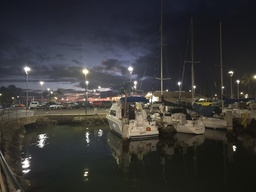
#> input picture Assignment1/images/example.jpg, 256 x 192 px, shrunk from 4000 x 3000 before the run, found by its file name
$ python part2.py
#> lines starting #> are read from the running program, lines starting #| are printed output that depends on the picture
### Assignment1/script/2/part1.py
import time
import numpy as np
import matplotlib.pyplot as plt
from scipy.signal import convolve2d

IMGS = [
    '/home/juneyoung-yoon/Desktop/Assignment1/images/example.jpg',
    '/home/juneyoung-yoon/Desktop/Assignment1/images/example2.jpg',
    '/home/juneyoung-yoon/Desktop/Assignment1/images/example3.jpg']
OUT_DIR = '/home/juneyoung-yoon/Desktop/Assignment1/results/2/part1'
LOG = f'{OUT_DIR}/log.txt'

CROP = 128


def box_kernel(k):
    # box filter 생성, 모든 원소 1로
    return np.ones((k, k)) / (k * k)


def conv2d(image, kernel, pad_mode='symmetric'):
    # 패딩
#> called with kernel = array of shape (5, 5), pad_mode = 'symmetric'
    h, w = image.shape
#> h = 192; w = 256
    h_k, w_k = kernel.shape
#> h_k = 5; w_k = 5

    pad_h = h_k // 2
#> pad_h = 2
    pad_w = w_k // 2
#> pad_w = 2

    padded_img = np.pad(image,((pad_h, pad_h), (pad_w, pad_w)), mode=pad_mode)
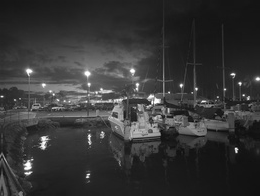
#> padded_img: shape (196, 260) float64; min 0.0438, max 1, mean 0.214

    # 커널 뒤집기
    kernel = kernel[::-1, ::-1]
#> kernel = [[6.96e-08, 2.81e-05, 0.000208, 2.81e-05, 6.96e-08], [2.81e-05, 0.0113, 0.0837, 0.0113, 2.81e-05], [0.000208, 0.0837, 0.619, 0.0837, 0.000208], [2.81e-05, 0.0113, 0.0837, 0.0113, 2.81e-05], [6.96e-08, 2.81e-05, 0.000208, 2.81e-05, 6.96e-08]]
    out = np.zeros((h, w))

    # 커널 원소 (i, j)마다 (i, j)만큼 민 이미지에 가중치를 곱해 누적
    for i in range(h_k):
        for j in range(w_k):
            out += kernel[i, j] * padded_img[i:i + h, j:j + w]

    return out


def load_gray(path, max_side=512):
    img = plt.imread(path).astype(np.float64)
    if img.max() > 1:
        img /= 255.0
    gray = img[..., :3] @ np.array([0.299, 0.587, 0.114]) if img.ndim == 3 else img
    return gray

def crop_slice(shape, size=CROP):
    # 중앙 size x size 영역
    h, w = shape
    y0, x0 = (h - size) // 2, (w - size) // 2
    return slice(y0, y0 + size), slice(x0, x0 + size)


# [13 lines left out: functions timeit, log, not called in this run]


# [69 lines that do not run on import are left out]

### Assignment1/script/2/part2.py
import numpy as np
import matplotlib.pyplot as plt

from part1 import conv2d, load_gray, crop_slice

IMGS = [
    '/home/juneyoung-yoon/Desktop/Assignment1/images/example.jpg',
    '/home/juneyoung-yoon/Desktop/Assignment1/images/example2.jpg',
    '/home/juneyoung-yoon/Desktop/Assignment1/images/example3.jpg']
OUT_DIR = '/home/juneyoung-yoon/Desktop/Assignment1/results/2/part2'


def make_grid(r):
    # -r .. r 좌표 meshgrid 반환
    x = np.arange(-r, r + 1)
    y = np.arange(-r, r + 1)
    return np.meshgrid(x, y)

def gaussian_kernel(sigma):
    # x, y grid 생상
    x, y = make_grid(int(np.ceil(3 * sigma)))

    # standard deviation 이용해 커널 생성
    kernel = (1 / (2 * np.pi * sigma**2))*np.exp(-(x**2 + y**2) / (2 * sigma**2))
    kernel = kernel / np.sum(kernel)
    return kernel


if __name__ == '__main__':
    for path in IMGS:
        name = path.split('/')[-1].replace('.jpg', '')
        gray = load_gray(path)

        sigmas = [0.5, 1, 2, 4, 8]

        # 블러 적용
        blurred = {s: conv2d(gray, gaussian_kernel(s)) for s in sigmas}
#> call 2 of conv2d, with kernel = array of shape (7, 7), pad_mode = 'symmetric'
#> after the loop in conv2d (call 2), `for i in range(h_k):`:
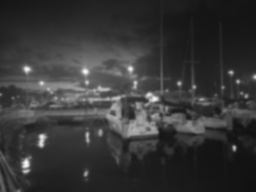
#> out: shape (192, 256) float64; min 0.0667, max 0.963, mean 0.217
#> call 3 of conv2d, with kernel = array of shape (13, 13), pad_mode = 'symmetric'
#> in conv2d (call 3), `padded_img = np.pad(image,((pad_h, pad_h), (pad_w, pad_w)), mode=pad_m..`:
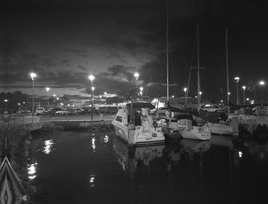
#> padded_img: shape (204, 268) float64; min 0.0438, max 1, mean 0.209
#> call 4 of conv2d, with pad_mode = 'symmetric'
#> after the loop in conv2d (call 4), `for i in range(h_k):`:
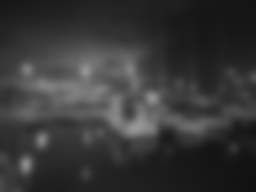
#> out: shape (192, 256) float64; min 0.0683, max 0.6, mean 0.217
#> in conv2d (call 5), `padded_img = np.pad(image,((pad_h, pad_h), (pad_w, pad_w)), mode=pad_m..`:
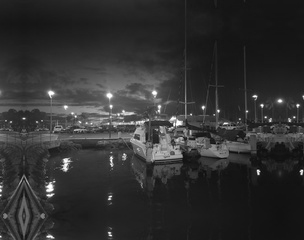
#> padded_img: shape (240, 304) float64; min 0.0438, max 1, mean 0.193
#> blurred = 5 items

        # 1) σ별 결과 비교
        fig, axes = plt.subplots(1, len(sigmas) + 1, figsize=(4 * (len(sigmas) + 1), 4))
        axes[0].imshow(gray, cmap='gray'); axes[0].set_title('original')
        for ax, s in zip(axes[1:], sigmas):
            ax.imshow(blurred[s], cmap='gray')
            ax.set_title(f'sigma={s} (k={gaussian_kernel(s).shape[0]})')
        for ax in axes:
            ax.axis('off')
        plt.tight_layout()
        plt.savefig(f'{OUT_DIR}/{name}_blur_sigmas.png', dpi=150, bbox_inches='tight', pad_inches=0.1)
        plt.close()

        # 2) 커널 시각화
        fig, axes = plt.subplots(1, len(sigmas), figsize=(4 * len(sigmas), 4))
        for ax, s in zip(axes, sigmas):
            ax.imshow(gaussian_kernel(s), cmap='viridis')
            ax.set_title(f'kernel sigma={s}')
            ax.axis('off')
        plt.tight_layout()
        plt.savefig(f'{OUT_DIR}/{name}_kernels.png', dpi=150, bbox_inches='tight', pad_inches=0.1)
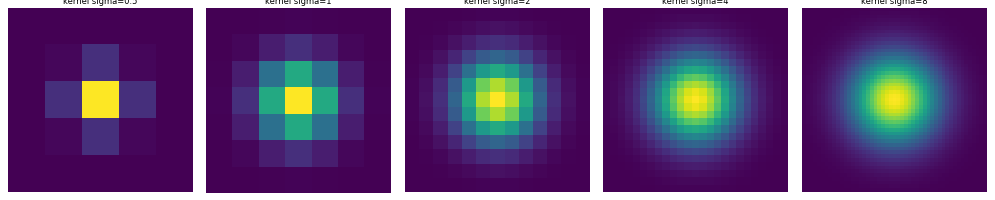
#> figure drawn by matplotlib, 5 panels
        plt.close()

        # 3) 중앙 크롭 σ별 비교
        cs = crop_slice(gray.shape)
        fig, axes = plt.subplots(1, len(sigmas) + 1, figsize=(4 * (len(sigmas) + 1), 4))
        axes[0].imshow(gray[cs], cmap='gray', interpolation='nearest'); axes[0].set_title('original')
        for ax, s in zip(axes[1:], sigmas):
            ax.imshow(blurred[s][cs], cmap='gray', interpolation='nearest')
            ax.set_title(f'sigma={s} (k={gaussian_kernel(s).shape[0]})')
        for ax in axes:
            ax.axis('off')
        plt.tight_layout()
        plt.savefig(f'{OUT_DIR}/{name}_blur_sigmas_crop.png', dpi=150, bbox_inches='tight', pad_inches=0.1)
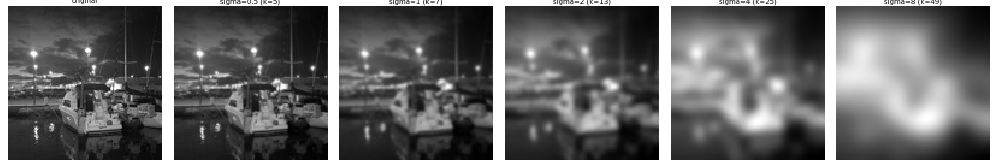
#> figure drawn by matplotlib, 6 panels
        plt.close()
#> pass 2 of the loop `for path in IMGS:`:
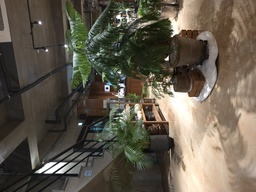
#> input picture Assignment1/images/example2.jpg, 256 x 192 px, shrunk from 4000 x 3000 before the run, found by its file name
#> padded_img: shape (196, 260) float64
#> padded_img: shape (198, 262) float64
#> padded_img: shape (204, 268) float64
#> padded_img: shape (216, 280) float64
#> after the loop in conv2d (call 9), `for i in range(h_k):`:
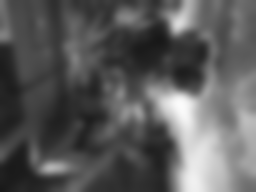
#> out: shape (192, 256) float64; min 0.0957, max 0.987, mean 0.357
#> padded_img: shape (240, 304) float64
#> `plt.savefig(f'{OUT_DIR}/{name}_blur_sigmas_crop.png', dpi=150, bbox_in..`:
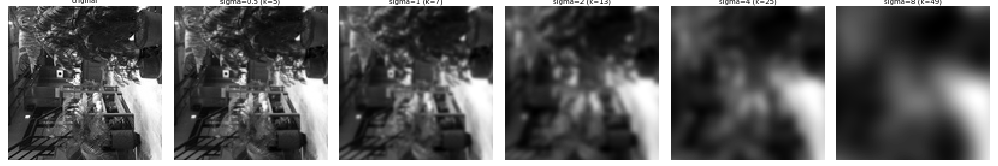
#> figure drawn by matplotlib, 6 panels
#> pass 3 of the loop `for path in IMGS:`:
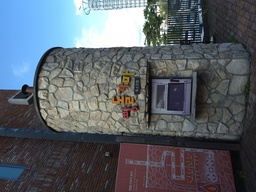
#> input picture Assignment1/images/example3.jpg, 256 x 192 px, shrunk from 4000 x 3000 before the run, found by its file name
#> padded_img: shape (196, 260) float64
#> padded_img: shape (198, 262) float64
#> padded_img: shape (204, 268) float64
#> padded_img: shape (216, 280) float64
#> after the loop in conv2d (call 14), `for i in range(h_k):`:
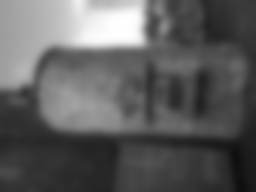
#> out: shape (192, 256) float64; min 0.0605, max 1, mean 0.369
#> in conv2d (call 15), `padded_img = np.pad(image,((pad_h, pad_h), (pad_w, pad_w)), mode=pad_m..`:
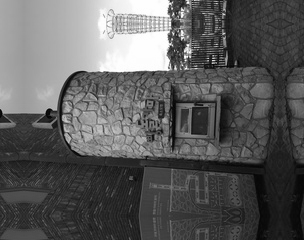
#> padded_img: shape (240, 304) float64; min 0.0106, max 1, mean 0.361
